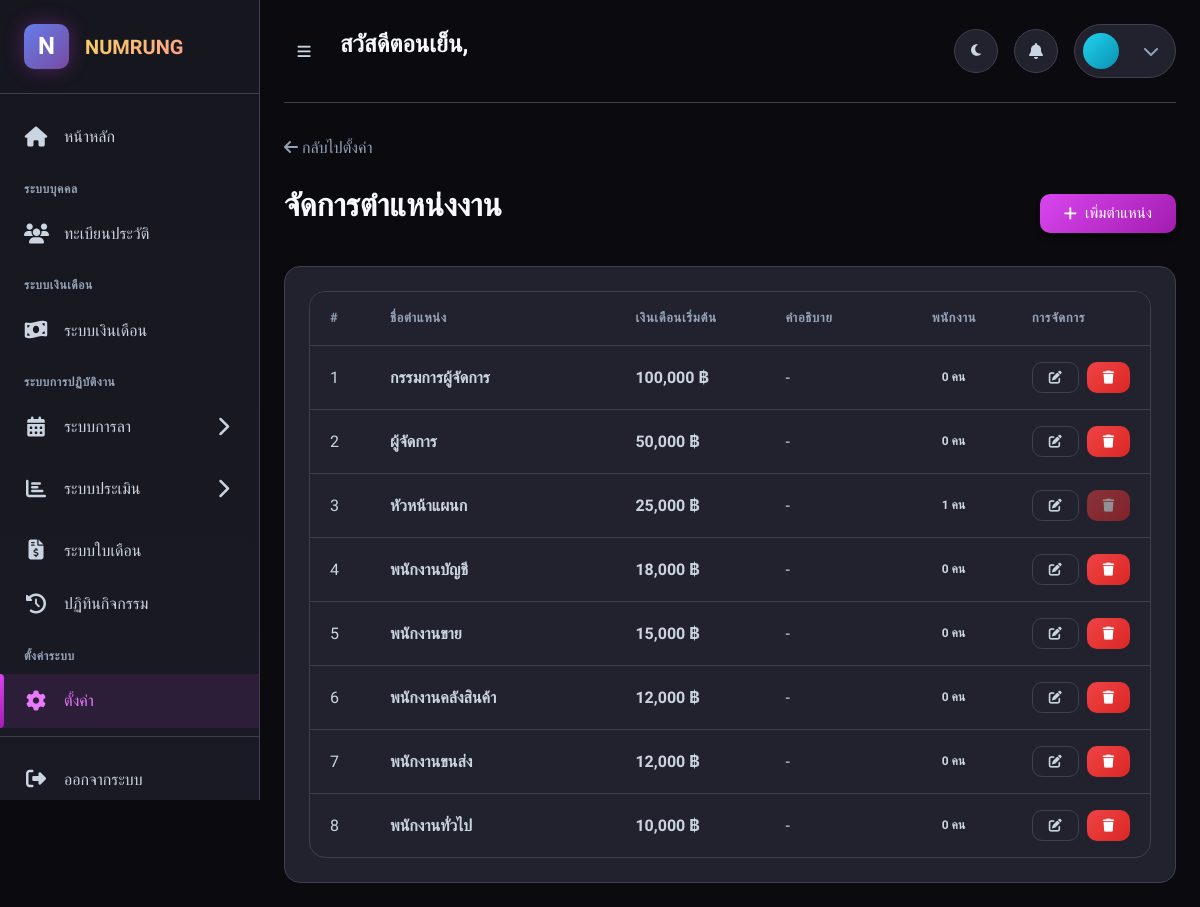
Page /modules/settings/positions.php (signed in) on the committed database.
### tables this page shows
CREATE TABLE IF NOT EXISTS positions (
    position_id INT AUTO_INCREMENT PRIMARY KEY,
    position_name VARCHAR(255) NOT NULL,
    base_salary DECIMAL(12,2) DEFAULT 0,
    status TINYINT DEFAULT 1,
    created_at DATETIME DEFAULT CURRENT_TIMESTAMP,
    updated_at DATETIME DEFAULT CURRENT_TIMESTAMP ON UPDATE CURRENT_TIMESTAMP
);

### modules/settings/positions.php (the view, shortened to what this page needs)
<?php
$pdo = getDBConnection();
$stmt = $pdo->query("
    SELECT p.*,
           (SELECT COUNT(*) FROM employees WHERE position_id = p.position_id AND status = 'active') as employee_count
    FROM positions p
    WHERE p.status = 1
    ORDER BY p.position_id
");
$positions = $stmt->fetchAll();
include __DIR__ . '/../../includes/header.php';
?>
<div class="page-content">
    <nav class="mb-4">
        <a href="<?= BASE_URL ?>modules/settings/" class="text-muted">
            <i class="fas fa-arrow-left"></i> กลับไปตั้งค่า
        </a>
    </nav>
    <div class="d-flex justify-content-between align-items-center mb-4">
        <h2>จัดการตำแหน่งงาน</h2>
        <button class="btn btn-primary" onclick="showAddModal()">
            <i class="fas fa-plus"></i> เพิ่มตำแหน่ง
        </button>
    </div>
    <div class="card">
        <div class="card-body">
            <div class="table-container">
                <table class="table">
                    <thead>
                        <tr>
                            <th style="width: 60px;">#</th>
                            <th>ชื่อตำแหน่ง</th>
                            <th style="width: 150px;">เงินเดือนเริ่มต้น</th>
                            <th>คำอธิบาย</th>
                            <th style="width: 100px;">พนักงาน</th>
                            <th style="width: 120px;">การจัดการ</th>
                        </tr>
                    </thead>
                    <tbody>
                        <?php foreach ($positions as $index => $position): ?>
                        <tr>
                            <td><?= $index + 1 ?></td>
                            <td><strong><?= htmlspecialchars($position['position_name']) ?></strong></td>
                            <td class="text-success fw-bold"><?= number_format($position['base_salary'], 0) ?> ฿</td>
                            <td class="text-muted"><?= htmlspecialchars($position['description'] ?? '-') ?></td>
                            <td><span class="badge badge-accent"><?= $position['employee_count'] ?> คน</span></td>
                            <td>
                                <div class="d-flex gap-2">
                                    <button class="btn btn-sm btn-outline"
                                            onclick="showEditModal(<?= htmlspecialchars(json_encode($position)) ?>)">
                                        <i class="fas fa-edit"></i>
                                    </button>
                                    <button class="btn btn-sm btn-danger"
                                            onclick="deletePosition(<?= $position['position_id'] ?>)"
                                            <?= $position['employee_count'] > 0 ? 'disabled title="ไม่สามารถลบได้ มีพนักงานอยู่"' : '' ?>>
                                        <i class="fas fa-trash"></i>
                                    </button>
                                </div>
                            </td>
                        </tr>
                        <?php endforeach; ?>
                    </tbody>
                </table>
            </div>
        </div>
    </div>
</div>
<?php include __DIR__ . '/../../includes/footer.php'; ?>

### rows in the picture
positions: position_name "กรรมการผู้จัดการ", base_salary "100,000", description "-", employee_count "0"
positions: position_name "ผู้จัดการ", base_salary "50,000", description "-", employee_count "0"
positions: position_name "หัวหน้าแผนก", base_salary "25,000", description "-", employee_count "1"
positions: position_name "พนักงานบัญชี", base_salary "18,000", description "-", employee_count "0"
positions: position_name "พนักงานขาย", base_salary "15,000", description "-", employee_count "0"
positions: position_name "พนักงานคลังสินค้า", base_salary "12,000", description "-", employee_count "0"
positions: position_name "พนักงานขนส่ง", base_salary "12,000", description "-", employee_count "0"
positions: position_name "พนักงานทั่วไป", base_salary "10,000", description "-", employee_count "0"

### other values in the picture
$greeting "สวัสดีตอนเย็น"
